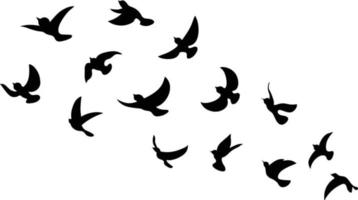
#> input picture Resources/flock.jpg, 358 x 200 px
$ python Contours.py
#> lines starting #> are read from the running program, lines starting #| are printed output that depends on the picture; after the words box and inside, x2 and y2 are one past the last pixel; in counts of white or black regions, pixels touching at a corner belong together
import os
import cv2

img=cv2.imread(os.path.join('.','Resources/flock.jpg'))
#> img is the input picture: shape (200, 358, 3); min 0, max 255, mean 230.6
img_gray=cv2.cvtColor(img,cv2.COLOR_BGR2GRAY)
ret, thresh=cv2.threshold(img_gray,127,255,cv2.THRESH_BINARY_INV)
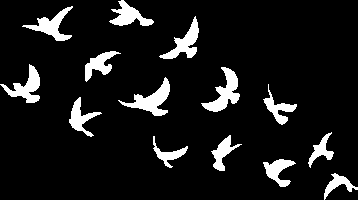
#> thresh: shape (200, 358); 9.5% white; 14 white regions
contours, hierarchy=cv2.findContours(thresh,cv2.RETR_LIST,cv2.CHAIN_APPROX_SIMPLE)
#> contours = 14 contours; largest, box (x1, y1, x2, y2) and area: (118, 77, 170, 116) 631, (201, 67, 240, 112) 626, (0, 64, 40, 103) 530, (159, 16, 199, 59) 528, (22, 6, 73, 41) 510

for cnt in contours:
    print(cv2.contourArea(cnt))
    # cv2.drawContours(img,cnt,-1,(0,255,0),1)
    x1,y1,w,h=cv2.boundingRect(cnt)
    cv2.rectangle(img, (x1,y1), (x1 + w,y1+h), (189,255,0),1)
#> this loop made 14 passes
#> (x1, y1, w, h) on passes 1 to 12: (324, 173, 34, 27), (263, 159, 33, 28), (153, 136, 35, 32), (211, 135, 31, 36), (308, 132, 26, 36), (69, 97, 33, 40), (263, 84, 34, 41), (118, 77, 52, 39), (201, 67, 39, 45), (0, 64, 40, 39), (85, 51, 36, 31), (159, 16, 40, 43)
#| 258.0
#| 379.5
#| 257.0
#| 342.5
#| 270.5
#| 385.0
#| 337.0
#| 631.0
#> (further printed lines are left out)
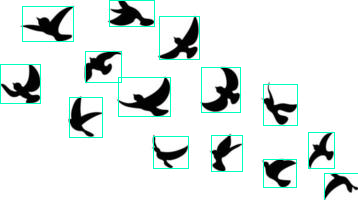
#> img: shape (200, 358, 3); 2.78% of pixels changed, all inside (x1, y1, x2, y2) = (0, 0, 358, 200)

cv2.imshow('image',img)
cv2.imshow('thresh',thresh)

cv2.waitKey(0)
cv2.destroyAllWindows()
